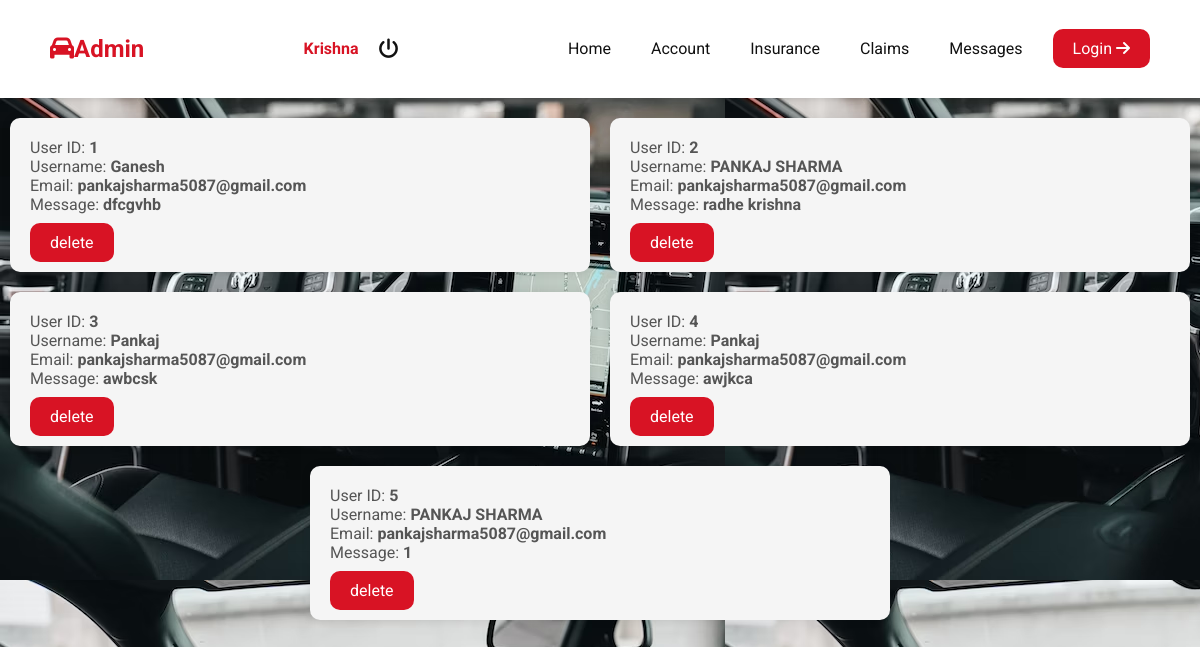
The app's page /admin_message.php (signed in) with its own data.
### tables this page shows
CREATE TABLE `contact` (
  `id` int(255) NOT NULL,
  `user_id` int(255) NOT NULL,
  `username` varchar(255) NOT NULL,
  `number` int(255) NOT NULL,
  `email` varchar(255) NOT NULL,
  `message` varchar(255) NOT NULL
);

### admin_message.php (the view, shortened to what this page needs)
<?php
@include 'config.php';
$query = "SELECT * FROM contact";
$result = mysqli_query($conn, $query);
$contact = mysqli_fetch_all($result, MYSQLI_ASSOC);
?>
<!DOCTYPE html>
<html lang="en">
<head>
    <link rel="stylesheet" href="https://cdnjs.cloudflare.com/ajax/libs/font-awesome/6.0.0/css/all.min.css">
    <link rel="stylesheet" href="css/style.css">
</head>
<body>
    <?php @include 'admin_header.php'; ?>
    <div class="account-container">
        <?php if (empty($contact)) : ?>
            <div class="no-account">
                <h3>No Message</h3>
                <p>There are no messages in the database.</p>
            </div>
        <?php else : ?>
            <?php foreach ($contact as $msg) : ?>
                <div class="account-box">
                    <p class="account-info">User ID: <span><?php echo $msg['id']; ?></span></p>
                    <p class="account-info">Username: <span><?php echo $msg['username']; ?></span></p>
                    <p class="account-info">Email: <span><?php echo $msg['email']; ?></span></p>
                    <p class="account-info">Message: <span class="user-type"><?php echo $msg['message']; ?></span></p>
                    <br>
                    <a href="admin_message.php?delete=<?php echo $msg['id']; ?>" onclick="return confirm('delete this user?');" class="btn">delete</a>
                </div>
            <?php endforeach; ?>
        <?php endif; ?>
    </div>
    <br>
</body>
</html>

### css/style.css (style rules this page uses)
:root { --primary: #d81324; --secondary: #0b2154; --light: #bab7b7; --dark: #111111; }
body { font-family: "Roboto", sans-serif; background: url(../img/nebg6.jpg) repeat; max-width: 100%; margin: 0; padding: 0; font-size: 16px; }

### admin_header.php (style rules this page uses)
.btn { padding: 10px 20px; background-color: var(--primary); color: #fff; text-decoration: none; border: none; border-radius: 2px; cursor: pointer; transition: background-color 0.3s; border-radius: 10px; }

### admin_message.php (style rules this page uses)
.account-container { display: flex; flex-wrap: wrap; gap: 20px; justify-content: center; margin-top: 20px; }
.account-box { background-color: #f5f5f5; border-radius: 10px; padding: 20px; box-shadow: 0 0 10px rgba(0, 0, 0, 0.1); width: 45%; min-width: 300px; }
.account-box p { margin: 0; font-size: 1em; }
.account-box span { font-weight: bold; }
.account-info { margin: 0; font-size: 0.9em; color: #555; }
.user-type { font-weight: bold; color: var(--orange); }

### records on screen
contact: id "1", username "Ganesh", email "pankajsharma5087@gmail.com", message "dfcgvhb"
contact: id "2", username "PANKAJ SHARMA", email "pankajsharma5087@gmail.com", message "radhe krishna"
contact: id "3", username "Pankaj", email "pankajsharma5087@gmail.com", message "awbcsk"
contact: id "4", username "Pankaj", email "pankajsharma5087@gmail.com", message "awjkca"
contact: id "5", username "PANKAJ SHARMA", email "pankajsharma5087@gmail.com", message "1"

### other values on screen
$_SESSION['adminname'] "Krishna"
